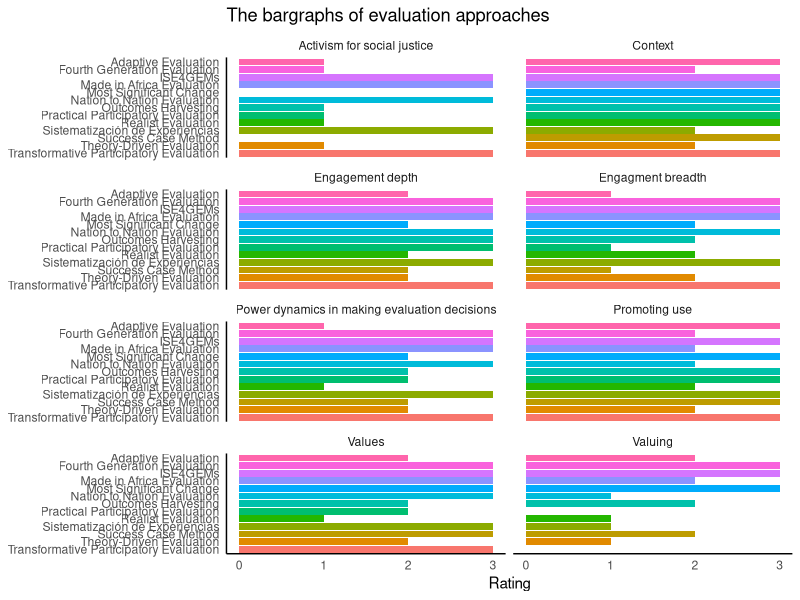

The R script that drew this image:
## ---- chunk 1
library(tidyverse)
## ---- chunk 2
dat <- read.csv(text = "Approach	Values	Valuing	Activism for social justice	Context	Promoting use	Engagment breadth	Engagement depth	Power dynamics in making evaluation decisions
ISE4GEMs	3	3	3	3	3	3	3	3
Made in Africa Evaluation	3	2	3	3	2	3	3	3
Nation to Nation Evaluation	3	1	3	3	2	3	3	3
Sistematización de Experiencias	3	1	3	2	3	3	3	3
Transformative Participatory Evaluation	3	0	3	3	3	3	3	3
Fourth Generation Evaluation	3	3	1	2	2	3	3	3
Most Significant Change	3	3	0	3	3	2	2	2
Outcomes Harvesting	2	2	1	3	3	2	3	2
Success Case Method	3	2	0	3	3	1	2	2
Adaptive Evaluation	2	2	1	3	3	1	2	1
Practical Participatory Evaluation	2	0	1	3	3	1	3	2
Theory-Driven Evaluation	2	1	1	2	2	2	2	2
Realist Evaluation	1	1	1	3	2	2	2	1", sep = "\t", check.names = FALSE)
## ---- chunk 3
dat
## ---- chunk 4
dat_long <- pivot_longer(dat, cols = 2:9, names_to = "Dimension") |>
  arrange(desc(Approach)) |>
  mutate(Approach = fct_inorder(Approach))
## ---- chunk 5
ggplot(dat_long, aes(x = Approach, y = value, fill = Approach)) +
  geom_col() +
  facet_wrap(~ Dimension, ncol = 2) +
  labs(
    x = NULL,
    y = "Rating",
    title = "The bargraphs of evaluation approaches"
  ) +
  theme_minimal() +
  theme(panel.grid = element_blank(),
        legend.position = "none",
        axis.line = element_line()) +
  coord_flip()
